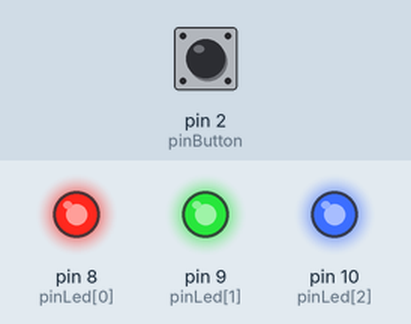
Bench run of a sketch on a simulated Arduino Uno, built with avr-gcc and run on an emulated ATmega328P. Shown: output pins drawn as LEDs (lit = HIGH). Inputs (shaded band) come from the test bench; at power-on: pin 2 (pinButton) HIGH.

Above: at 1.2 s.
1.3 s: pin 2 (pinButton) pulled LOW for 0.15 s
At 1.8 s:
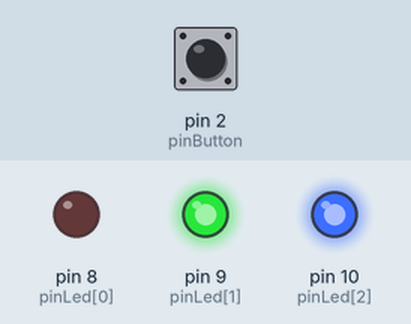
2.9 s: pin 2 (pinButton) pulled LOW for 1 s
At 4.2 s:
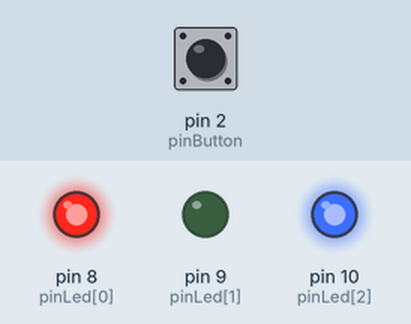
5.4 s: pin 2 (pinButton) pulled LOW for 0.15 s
At 6.1 s:
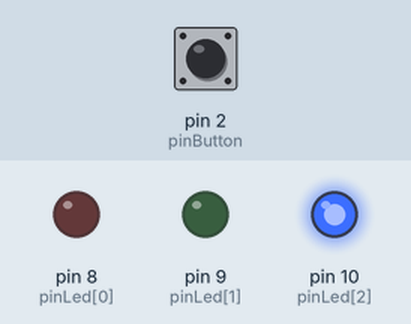
7.0 s: pin 2 (pinButton) pulled LOW for 3.2 s
At 7.3 s:
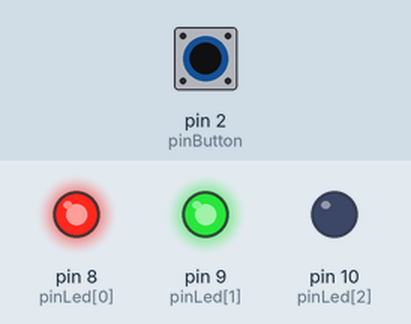
11.7 s: pin 2 (pinButton) pulled LOW for 0.15 s
At 12.1 s:
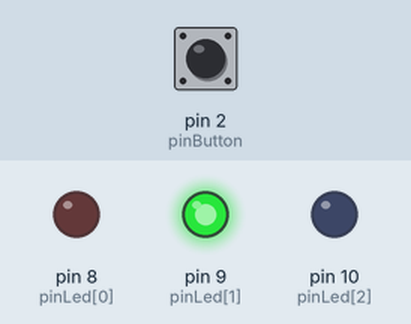
13.3 s: pin 2 (pinButton) pulled LOW for 1 s
At 14.5 s:
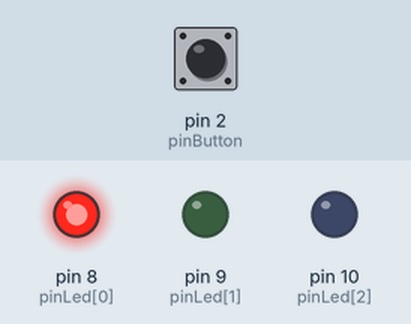
Timing chart, 0 to 16.3 s (numbered marks = the images above; inputs shaded):
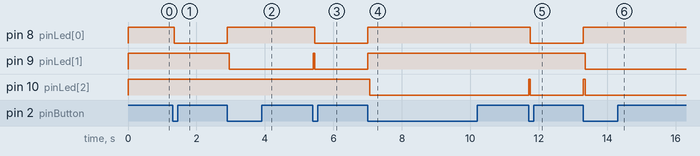

Measured:
- after the input at 1.3 s, pin 8 (pinLed[0]): HIGH → LOW after 0.06 s
- after the input at 2.9 s, pin 8 (pinLed[0]): LOW → HIGH at once; pin 9 (pinLed[1]): HIGH → LOW after 0.06 s
- after the input at 5.4 s, pin 8 (pinLed[0]): HIGH → LOW after 0.06 s; pin 9 (pinLed[1]): LOW → HIGH at once, → LOW 0.05 s later
- after the input at 7.0 s, pin 8 (pinLed[0]), pin 9 (pinLed[1]): LOW → HIGH at once; pin 10 (pinLed[2]): HIGH → LOW after 0.06 s
- after the input at 11.7 s, pin 8 (pinLed[0]): HIGH → LOW after 0.06 s; pin 10 (pinLed[2]): LOW → HIGH at once, → LOW 0.05 s later
- after the input at 13.3 s, pin 8 (pinLed[0]): LOW → HIGH at once; pin 9 (pinLed[1]): HIGH → LOW after 0.06 s; pin 10 (pinLed[2]): LOW → HIGH at once, → LOW 0.05 s later

The sketch:

sketch.ino
```cpp
const int pinLed[] = {8, 9, 10}; // пины rgb-led
const int pinButton = 2;
const int BOUNCE_TIME = 5;  // задержка "дребезга"
const int NUM_STATES = 8;   // число сотояний rgb-led
const int BLINK_TIME = 50;  // задержка для сглаживания мерцания

int lastStatus = LOW; // предыдущее состояние кнопки
int counter = 0;      // счетчик нажатий

// Функция подавления дребезга
// last - предыдущее состояние кнопки
int debounce (int last) {
  int current = digitalRead(pinButton);
  if (last != current) { //если состояние изменилось
    delay(BOUNCE_TIME);
    current = digitalRead(pinButton);
  }
  return current;
}

void segments_on_off(int n, int on_off) {
  if (n & 1) digitalWrite(pinLed[0], on_off);
  if (n & 2) digitalWrite(pinLed[1], on_off);
  if (n & 4) digitalWrite(pinLed[2], on_off);
  delay(BLINK_TIME);
}

void setup() {
  for (int i = 0; i < 3; ++i) {
    pinMode(pinLed[i], OUTPUT);
    digitalWrite(pinLed[i], HIGH);  // выключение сегментов (анод)
  }
  pinMode(pinButton, INPUT);
  digitalWrite(pinButton, HIGH);
}

void loop() {
  int currStatus = debounce (lastStatus);
  if (lastStatus == HIGH && currStatus == LOW) { //условие нажатия
    segments_on_off(counter, HIGH);   // выключение сегментов
    counter = ++counter % NUM_STATES;
    segments_on_off(counter, LOW);    // включение сегментов
  }
  lastStatus = currStatus;
}
```
